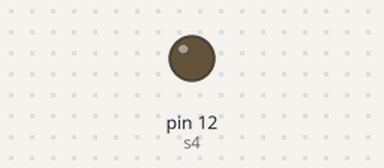
Simulated run of this sketch. Board: Arduino Uno, built with avr-gcc and run on an emulated ATmega328P. Parts: output pins drawn as LEDs (lit = HIGH). Pins used as bus, display or sensor lines are not drawn.

Above: at 0.1 s.
At 0.9 s:
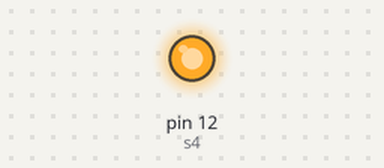
Timing chart, 0 to 2.4 s (numbered marks = the images above):
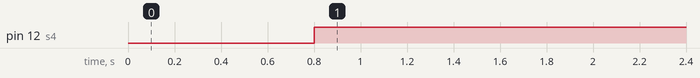

Measured:
- by itself, pin 12 (s4): LOW → HIGH at 0.80 s

The sketch:

Act4.ino
```cpp
/*

*/
int p1 = 2;
int p2 = 3;
int s1 = 9;
int s2 = 10;
int s3 = 11;
int s4 = 12;

void setup() {
    pinMode(2,INPUT);
    pinMode(3,INPUT);
    pinMode(9,OUTPUT);
    pinMode(10,OUTPUT);
    pinMode(11,OUTPUT);
    pinMode(12,OUTPUT);
}

void loop() {
  delay(200);
  digitalWrite(s1,HIGH);
  delay(200);
  digitalWrite(s2,HIGH);
  delay(200);
  digitalWrite(s3,HIGH);
  delay(200);
  digitalWrite(s4,HIGH);
  delay(200);
}
```
